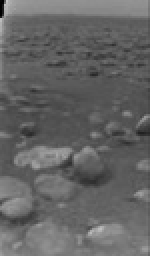
%> input picture titan.jpg, 75 x 128 px, shrunk from 126 x 215 before the run (shown 2 times larger)
$ octave lab3.m   (GNU Octave 9; MATLAB toolbox functions it lacks are replaced by stand-ins)
%> lines starting %> are read from the running program, lines starting %| are printed output that depends on the picture
### GMRF/gmrfprec.m
function Q=gmrfprec(sz,q)
%> called with sz = [100 100], q = [0 -1 0; -1 4 -1; 0 -1 0]
% GMRFPREC Constructs a precision matrix for a GMRF on a regular grid
%
%   Q = gmrfprec(sz,q)
%
%   sz : The grid/image size,  sz = [m,n] for an m-by-n image
%   q  : The precision specification.  Example:
%        q = [ 0  -1   0;...
%             -1   5  -1;...
%              0  -1   0];
%   Q  : A sparse precision matrix
%
%   No special care is taken on the grid borders.
%   The resulting model is equivalent to saying that the field is equal
%   to its expectation outside the grid.
%
% See also: igmrfprec

% $Id: gmrfprec.m 4836 2014-12-10 11:09:32Z johanl $

n = prod(sz);
qsz = size(q);
qn = (qsz-1)/2;

II_I = [];
II_J = [];
JJ_I = [];
JJ_J = [];
KK = [];
[I,J] = ndgrid(1:sz(1),1:sz(2));
I = I(:); J = J(:);
for a=-qn(1):qn(1)
  for b=-qn(2):qn(2)
    if (q(qn(1)+1+a,qn(2)+1+b) ~= 0)
      II_I = [II_I;I];
      II_J = [II_J;J];
      JJ_I = [JJ_I;I+a];
      JJ_J = [JJ_J;J+b];
      KK = [KK;...
            ones(length(I),1)*q(qn(1)+1+a,qn(2)+1+b)];
    end
  end
end
II = II_I+sz(1)*(II_J-1);
JJ = JJ_I+sz(1)*(JJ_J-1);
ok = (II_I>=1) & (II_I<=sz(1)) & (II_J>=1) & (II_J<=sz(2)) & ...
     (JJ_I>=1) & (JJ_I<=sz(1)) & (JJ_J>=1) & (JJ_J<=sz(2));
II(~ok) = [];
JJ(~ok) = [];
KK(~ok) = [];
Q = sparse(II,JJ,KK,n,n);

### lab3.m
%% Looking at GMRF
m = 100; n = 100; sz = [m, n];
kappa2 = 1e-4;
q1 = [0, -1, 0;
     -1, 4 + kappa2, -1;
     0, -1, 0];
q2 = [0, -0.1, -10;
     -0.1, 20.4 + kappa2, -0.1;
     -10, -0.1, 0];
q3 = [0, -1, -2;
     -1, 8 + kappa2, -1;
     -2, -1, 0];
Q = gmrfprec(sz, q1);
s = Q \ sparse(m * n / 2 + m / 2, 1, 1, size(Q, 1), 1);
% [11 lines of commented-out code are left out]

%% Interpolation
if false
  load lab3.mat

  Y = xmiss(known);

  A = sparse(1:length(Y), find(known), 1, length(Y), numel(xmiss));
  Aall = [A, ones(length(Y), 1)];
  Qbeta = 1e-6 * speye(1);  %use SPEYE to create a SPARSE-identity-matrix
  Qall = blkdiag(Q, Qbeta);

  %assume a very small observation-uncertainty
  Qeps = 1e5 * speye(length(Y));
  %posterior precision
  Qxy = Qall + Aall' * Qeps * Aall;

  p = amd(Qxy);
  Qxy = Qxy(p, p);
  Aall = Aall(:, p);

  Exy = Qxy \ Aall' * Qeps * Y;
  Exy(p) = Exy;
  Ezy = [speye(size(Q, 1)), ones(size(Q, 1), 1)] * Exy;
  figure();
  imagesc(xmiss);
  figure()
  imagesc(reshape(Ezy, size(xmiss)));
end

%% Titan image (beware of runtime)
titan = double(imread('titan.jpg')) / 255;
%> titan: size 128x75 double; min 0, max 0.773, mean 0.392

Q = gmrfprec(size(titan), q1);
Qbeta = 1e-6 * speye(1);  %use SPEYE to create a SPARSE-identity-matrix
Qall = blkdiag(Q, Qbeta);

% miss = 0.5;
for miss = linspace(0.7, 0.95, 4)
  known=(rand(prod(size(titan)), 1)>miss);
  titan_corrupted = titan;
  titan_corrupted(~known) = 0;

  figure();
  title(miss);
  subplot(1,3,1);
  imagesc(titan);
  subplot(1,3,2);
  imagesc(titan_corrupted);

  Y = titan(known);

  A = sparse(1:length(Y), find(known), 1, length(Y), numel(titan));
  Aall = [A, ones(length(Y), 1)];

  Qeps = 1e5 * speye(length(Y));
  Qxy = Qall + Aall' * Qeps * Aall;

  p = amd(Qxy);
  Qxy = Qxy(p, p);
  Aall = Aall(:, p);

  Exy = Qxy \ Aall' * Qeps * Y;
  Exy(p) = Exy;
  Ezy = [speye(size(Q, 1)), ones(size(Q, 1), 1)] * Exy;
  subplot(1,3,3)
  imagesc(reshape(Ezy, size(titan)));
end
%> this loop made 4 passes
%> pass 1, `imagesc(reshape(Ezy, size(titan)));`:
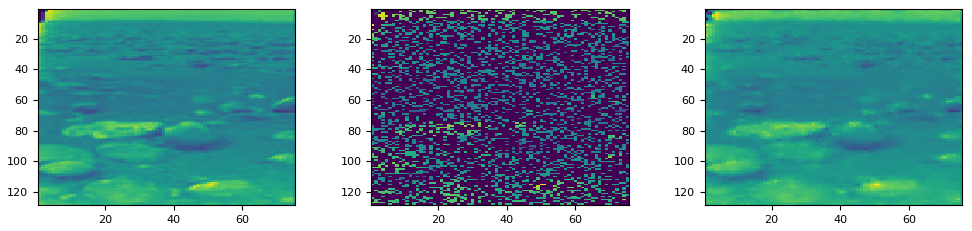
%> figure redrawn from the program's plot data, 3 panels
%> pass 2, `imagesc(reshape(Ezy, size(titan)));`:
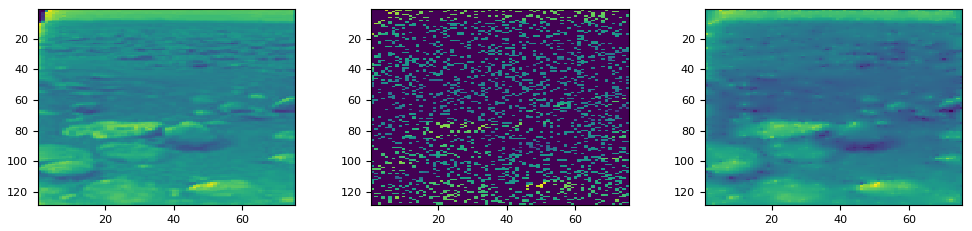
%> figure redrawn from the program's plot data, 3 panels
%> after the loop:
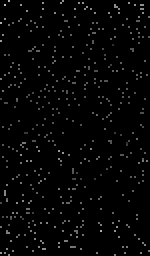
%> titan_corrupted: size 128x75 double (shown 2 times larger); min 0, max 0.733, mean 0.0198
